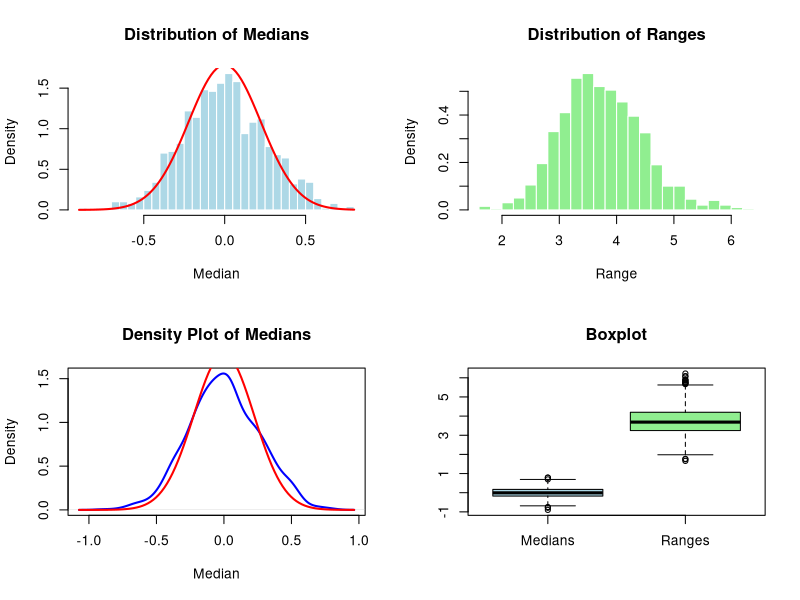

This chart was generated by the following R code:
# Lab 5: Distribution of Medians and Ranges from Sampled Populations
# Parameters
mu <- 0
sigma <- 1
n <- 20
N_sim <- 1000
# Initialize vectors
medians <- numeric(N_sim)
ranges <- numeric(N_sim)
# Simulation
set.seed(123)
for (i in 1:N_sim) {
 data <- rnorm(n, mean = mu, sd = sigma)
 medians[i] <- median(data)
 ranges[i] <- max(data) - min(data)
}
# Graphical Output
par(mfrow = c(2, 2))
# Histogram of medians
hist(medians, breaks = 30, col = "lightblue", probability = TRUE, main = "Distribution of Medians", xlab = "Median", border = "white")
curve(dnorm(x, mean = mu, sd = sigma/sqrt(n)), add = TRUE, col = "red", lwd = 2)
# Histogram of ranges
hist(ranges, breaks = 30, col = "lightgreen", probability = TRUE, main = "Distribution of Ranges", xlab = "Range", border = "white")
# Density plot of medians
plot(density(medians), col = "blue", lwd = 2, main = "Density Plot of Medians", xlab = "Median")
curve(dnorm(x, mean = mu, sd = sigma/sqrt(n)), add = TRUE, col = "red", lwd = 2)
# Boxplot of medians and ranges
boxplot(list(Medians = medians, Ranges = ranges), col = c("lightblue", "lightgreen"), main = "Boxplot")